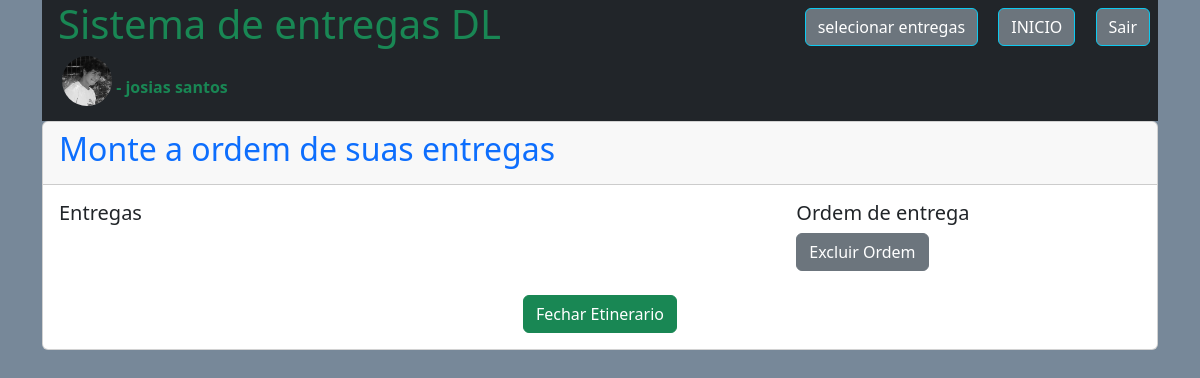
The page /entregas/etinerario/seleciona_etinerario.php (signed in) on the database as committed earlier.
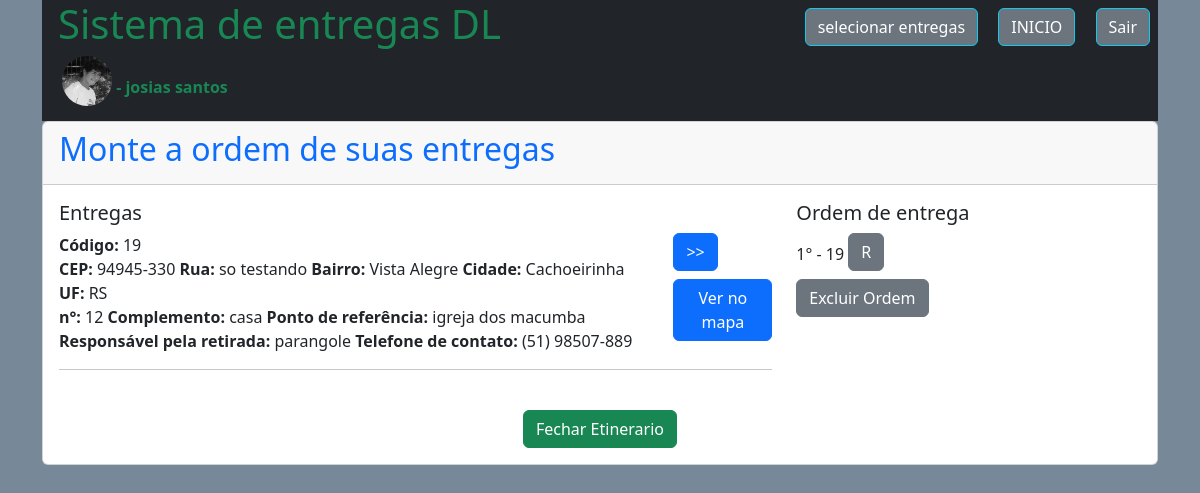
The same page on the database as committed later.
### tables this page shows
CREATE TABLE `entregas` (
  `id_entregas` int(11) NOT NULL,
  `id_entregador` int(11) NOT NULL,
  `id_compra` int(11) NOT NULL,
  `id_usuario` int(11) NOT NULL,
  `id_endereco` int(11) NOT NULL,
  `ordem_ent` int(10) NOT NULL,
  `saida` int(1) NOT NULL,
  `chegada` int(1) NOT NULL,
  `hora_saida` datetime NOT NULL,
  `hora_chegada` datetime NOT NULL,
  `devolucao` int(1) NOT NULL,
  `cancelamento` int(1) NOT NULL,
  `observacoes` varchar(500) NOT NULL,
  `status` int(1) NOT NULL
);

CREATE TABLE `endereco_usuario` (
  `id_endereco` int(11) NOT NULL,
  `id_usuario` int(11) NOT NULL,
  `CEP` varchar(9) NOT NULL,
  `logradouro` varchar(120) NOT NULL,
  `bairro` varchar(60) NOT NULL,
  `cidade` varchar(60) NOT NULL,
  `UF` varchar(2) NOT NULL,
  `numero` int(6) NOT NULL,
  `complemento` varchar(60) NOT NULL,
  `ponto_referencia` varchar(100) NOT NULL,
  `retirada_com` varchar(100) NOT NULL,
  `telefone_entrega` varchar(15) NOT NULL
);

### entregas/verifica_session.php (called while the page is built, shortened)
<?php
if(empty($_SESSION['id_entregador'])){
	session_destroy();
        $msg = 'Sua sessão expirou!';
        header('location:session_exp.php?mens='.$msg);
	}else{
	$id_entregador = $_SESSION['id_entregador'];
        $nome = $_SESSION['nome'];
        $foto = $_SESSION['foto'];
	}
?>

### entregas/etinerario/seleciona_etinerario.php (the view, shortened to what this page needs)
<?php
require_once '../../database.php';
require_once '../verifica_session.php';
   if(!isset($_SESSION['ordem_etinerario'])){
        $sqlZYZ = "SELECT * FROM entregas WHERE id_entregador = '".$id_entregador."' AND ordem_ent !=0 ORDER BY ordem_ent ASC";
	$consultaZYZ = $conexao->query($sqlZYZ);
	$dZYZ = $consultaZYZ->fetchALL(PDO::FETCH_ASSOC);
}
?>
<!doctype html>
<html lang="pt-br">
  <head>
    <link href="https://cdn.jsdelivr.net/npm/bootstrap@5.3.3/dist/css/bootstrap.min.css" rel="stylesheet">
</head>
  <body style="background: #778899">
    <div class="container">
        <div class="bg-dark">
            <div class="row">
                <div class="col" >
                    <h1 class="text-success ms-3">
                    </h1>
                </div>
                <div class="col" align="right">
                    <a class="btn btn-secondary border-info m-2" href="../selecionar/seleciona_entrega.php">selecionar entregas</a>
                    <a class="btn btn-secondary border-info m-2" href="../home.php">INICIO</a>
                    <a href="../sair.php" class="btn btn-secondary border-info m-2">Sair</a>
                </div>
            </div>
           <?php echo '<img src="../../img/foto_usuario/'.$foto.'" style="border-radius: 50%;width:50px;height:50px;align=left;margin-left:20px;margin-bottom:15px;">';
           echo '<strong class="text-success"> - '.$nome.' </strong>';
           ?>
	</div>
    <div class="card">
            <div class="card-header">
                <h2 class="text-primary">Monte a ordem de suas entregas</h2>
            </div>
            <div class="card-body">
                <div class="row">
                    <div class="col-sm-8" ><div  style="max-height:320px" class="overflow-auto">
                            <h5>Entregas</h5>
                <?php
                    $sql45 = "SELECT * FROM entregas WHERE id_entregador = '".$id_entregador."'";
                    $consulta45 = $conexao->query($sql45);
                    $d45 = $consulta45->fetchALL(PDO::FETCH_ASSOC);
                    foreach($d45 as $a){
                       $sql2 = "SELECT * FROM endereco_usuario WHERE id_endereco = '".$a['id_endereco']."'";
			$consulta2 = $conexao->query($sql2);
			$d = $consulta2->fetch(PDO::FETCH_ASSOC);
		$localizacao = $d['logradouro'].' '.$d['numero'].' '.$d['bairro'].' '.$d['cidade'].' '.$d['UF'];
		echo '<div class="row">
                        <div class="col">
                  <form method="POST">
		  <label class="form-check-label" for="endereco'.$d['id_endereco'].'">
                  <strong>Código:</strong> '.$a['id_compra'].'
		  </label></br>
		  <label class="form-check-label" for="endereco'.$d['id_endereco'].'">
                  <strong>CEP:</strong> '.$d['CEP'].'
		  </label>
                  <label class="form-check-label" for="endereco'.$d['id_endereco'].'">
                  <strong> Rua:</strong> '.$d['logradouro'].'
		  </label>
                  <label class="form-check-label" for="endereco'.$d['id_endereco'].'">
                  <strong> Bairro:</strong> '.$d['bairro'].'
		  </label>
                  <label class="form-check-label" for="endereco'.$d['id_endereco'].'">
                  <strong> Cidade:</strong> '.$d['cidade'].'
		  </label>
                  <label class="form-check-label" for="endereco'.$d['id_endereco'].'">
                  <strong> UF:</strong> '.$d['UF'].'
		  </label></br>
                  <label class="form-check-label" for="endereco'.$d['id_endereco'].'">
                  <strong> n°:</strong> '.$d['numero'].'
		  </label>
                  <label class="form-check-label" for="endereco'.$d['id_endereco'].'">
                  <strong> Complemento:</strong> '.$d['complemento'].'
		  </label>
                  <label class="form-check-label" for="endereco'.$d['id_endereco'].'">
                  <strong> Ponto de referência:</strong> '.$d['ponto_referencia'].'
		  </label></br>
                  <label class="form-check-label" for="endereco'.$d['id_endereco'].'">
                  <strong> Responsável pela retirada:</strong> '.$d['retirada_com'].'
		  </label>
                  <label class="form-check-label" for="endereco'.$d['id_endereco'].'">
                  <strong> Telefone de contato:</strong> '.$d['telefone_entrega'].'
		  </label></div>
                  <div class="col-sm-2">
                  <input type="hidden" name="sel_etinerario" value="'.$a['id_compra'].'">
                  <input class="btn btn-primary me-4" type="submit" id="endereco'.$d['id_endereco'].'"  value=">>"></br>
                  <a class="btn btn-primary mt-2" href="https://maps.google.it/maps?q='.$localizacao.'" target="_blank">Ver no mapa</a>
                  </div>
                  </div>
                  </form><hr/>
                ';
                    }
                ?>
                </div>
                </div>
                    <div class="col">
                        <div  style="max-height:320px" class="overflow-auto">
                        <h5>Ordem de entrega</h5>
                            <?php
                                            $contt = 1;
                                 foreach ($_SESSION['ordem_etinerario'] as $ZWQ){
                                     echo $contt.'° - '.$ZWQ.' <a class="btn btn-secondary mb-2" href="?tirar='.$ZWQ.'">R</a></br>';
                                     $contt++;
                                 }
                                 echo '<a class="btn btn-secondary" href="?zerar=ok">Excluir Ordem</a>';
                            ?>
                    </div>
                    </div>
                </div>
                <div align="center">
                <form method="POST">
                    <input type="submit" class="btn btn-success mt-4" value="Fechar Etinerario"/>
                </form>
                </div>
            </div>
    </div>
    </div>
  </body>

Rows that differ between the two databases and show on the page:
added entregas: id_compra "19", id_endereco.CEP "94945-330", id_endereco.logradouro "so testando", id_endereco.bairro "Vista Alegre", id_endereco.cidade "Cachoeirinha", id_endereco.UF "RS", id_endereco.numero "12", id_endereco.complemento "casa", id_endereco.ponto_referencia "igreja dos macumba", id_endereco.retirada_com "parangole", id_endereco.telefone_entrega "(51) 98507-889"
Other text that changed with them:
new list line: "1 ° - 19 R"
